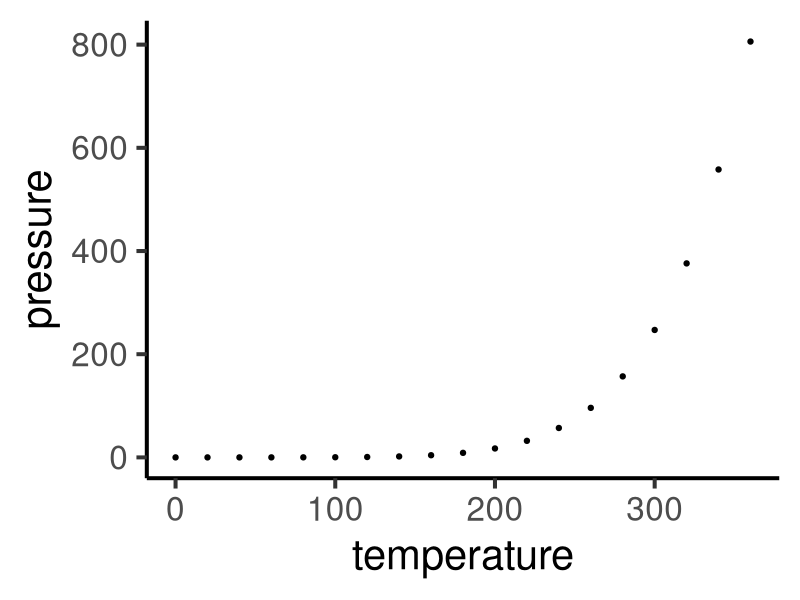

R code for this plot:
## ---- chunk 1
knitr::opts_chunk$set(echo = FALSE)
library(ggplot2)
library(magrittr)
## ---- chunk 2
summary(cars)
## ---- chunk 3
pressure %>%
  ggplot2::ggplot() +
  ggplot2::geom_point(ggplot2::aes(y = pressure, x = temperature)) +
  ggplot2::theme_classic(base_size = 30)
## ---- chunk 4
knitr::kable(head(pressure))
